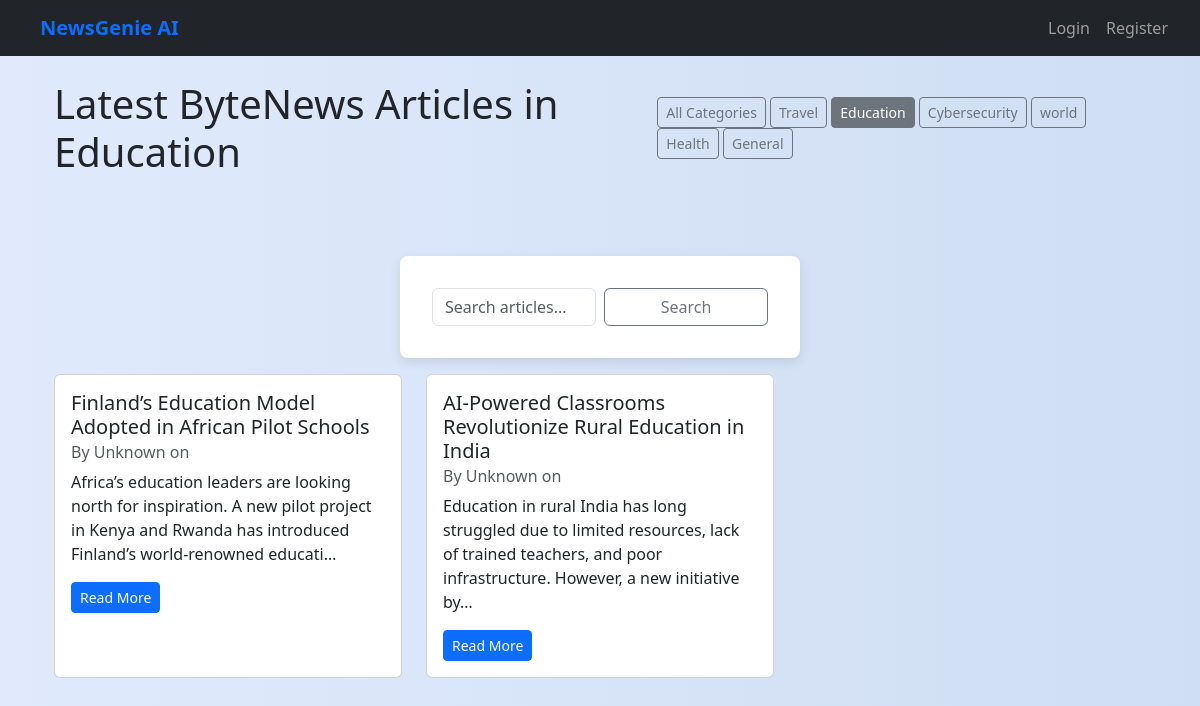
Page /articles/?category=Education on the committed database.
### news/models.py (models this page shows, shortened)
class Category(models.Model):
    name = models.CharField(max_length=100)
    description = models.TextField(blank=True)
    class Meta:
        ordering = ['name']

class Article(models.Model):
    title = models.CharField(max_length=200)
    content = models.TextField()
    summary = models.TextField(blank=True)
    source_url = models.URLField()
    category = models.ForeignKey(Category, on_delete=models.CASCADE)
    published_date = models.DateTimeField(default=timezone.now)
    link = models.URLField(null=True, blank=True)
    publication_date = models.DateTimeField(null=True, blank=True)
    author = models.CharField(max_length=255, default='Unknown')
    created_at = models.DateTimeField(auto_now_add=True)
    audio_file = models.FileField(upload_to='audio/', blank=True, null=True)
    class Meta:
        ordering = ['-published_date']

### news/views.py (the view, shortened to what this page needs)
# urls.py: path('', ArticleListView.as_view(), name='home'),  # ✅ This name='home' must exist!
class ArticleListView(ListView):
    model = Article
    template_name = 'news/article_list.html'
    context_object_name = 'articles'
    ordering = ['-published_date']
    paginate_by = 10
    def get_queryset(self):
        queryset = super().get_queryset()
        category_name = self.request.GET.get('category')
        query = self.request.GET.get('q')
        if category_name:
            queryset = queryset.filter(category__name__iexact=category_name)
        return queryset
    def get_context_data(self, **kwargs):
        context = super().get_context_data(**kwargs)
        context['categories'] = Category.objects.all()
        context['categories'] = Category.objects.annotate(article_count=Count('article'))
        context['current_category'] = self.request.GET.get('category', '')
        context['query'] = self.request.GET.get('q', '')
        context['recommendations'] = []
        return context

### news/templates/news/article_list.html (shortened to what this page needs)
{% extends 'base.html' %}
{% block content %}
<div class="container mt-4">
    <div class="d-flex justify-content-between align-items-center mb-4">
        <h1 class="mb-0">Latest ByteNews Articles {% if current_category != 'All' %}in {{ current_category }}{% endif %}</h1>
        <div>
            <a href="{% url 'home' %}" class="btn btn-outline-secondary btn-sm {% if current_category == 'All' %}active{% endif %}">All Categories</a>
            {% for category in categories %}
                <a href="{% url 'home' %}?category={{ category.name }}" class="btn btn-outline-secondary btn-sm {% if current_category == category.name %}active{% endif %}">{{ category.name }}</a>
            {% endfor %}
        </div>
    </div>
    <form method="get" action="{% url 'home' %}" class="d-flex align-items-stretch mb-3">
        <input type="text" name="q" value="{{ search_query }}" placeholder="Search articles..." class="form-control me-2" />
        <button type="submit" class="btn btn-outline-secondary">Search</button>
    </form>
    <div class="row">
        {% for article in articles %}
        <div class="col-md-6 col-lg-4 mb-4">
            <div class="card h-100">
                <div class="card-body">
                    <h5 class="card-title">{{ article.title }}</h5>
                    <h6 class="card-subtitle mb-2 text-muted">
                        By {{ article.author }} on {{ article.publication_date|date:"F d, Y" }}
                    </h6>
                    <p class="card-text mt-2">{{ article.content|truncatechars:150 }}</p>
                    <a href="{% url 'article_detail' article.pk %}" class="btn btn-sm btn-primary">Read More</a>
                </div>
            </div>
        </div>
        {% empty %}
            <p class="col-12">No articles found.</p>
        {% endfor %}
    </div>
</div>
{% endblock %}

### static/css/styles.css (style rules this page uses)
body { font-family: 'Segoe UI', Tahoma, Geneva, Verdana, sans-serif; background: linear-gradient(to right, #e0eafc, #cfdef3); margin: 0; padding: 0; }
form { background-color: white; max-width: 400px; margin: 5rem auto; padding: 2rem; border-radius: 8px; box-shadow: 0px 4px 12px rgba(0, 0, 0, 0.1); }
button { background-color: #2980b9; color: white; border: none; padding: 0.75rem 1.5rem; width: 100%; border-radius: 5px; font-size: 1rem; transition: background-color 0.3s ease; cursor: pointer; }

### rows in the picture
Category: name "Education"
Category: name "Travel"
Category: name "Cybersecurity"
Category: name "world"
Category: name "Health"
Category: name "General"
Article: title "Finland’s Education Model Adopted in African Pilot Schools", author "Unknown", content "Africa’s education leaders are looking north for inspiration. A new pilot project in Kenya and Rwanda has introduced Finland’s world-renowned educati…"
Article: title "AI-Powered Classrooms Revolutionize Rural Education in India", author "Unknown", content "Education in rural India has long struggled due to limited resources, lack of trained teachers, and poor infrastructure. However, a new initiative by…"
